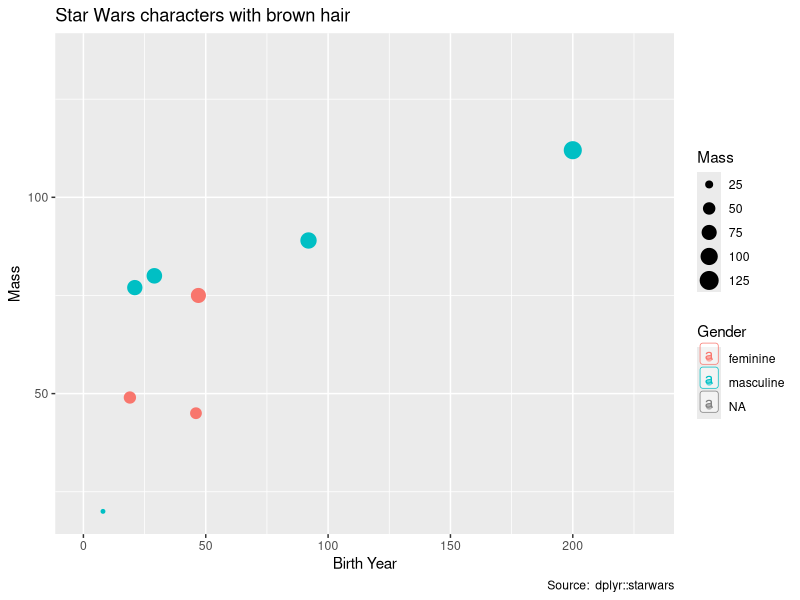

Write R code to recreate this figure.
## ---- chunk 1
library(tidyverse)
## ---- chunk 2
starwars
## ---- chunk 3
starwars %>% 
  select(name, height, mass)

starwars %>% 
  select(ends_with("_color"))     # select helpers
  
starwars %>% 
  select_if(is.numeric)

starwars %>% 
  select(height, weight = mass, films, everything())

starwars %>% 
  select(4, 8:10, 1, everything())
  
## ---- chunk 4
starwars %>% 
  filter(hair_color == "brown")

starwars %>% 
  filter(mass >= 500)

starwars %>% 
  filter(eye_color %in% c("orange", "blue"))

starwars %>% 
  filter(eye_color == "orange" |
           eye_color == "blue")

starwars %>% 
  filter(eye_color == "brown",   #  &
         hair_color == "brown")

starwars %>% 
  drop_na(mass)

starwars %>% 
  filter(is.na(mass))

starwars %>% 
#  filter(name == "Quarsh Panaka") %>% 
#  filter(str_extract(name, "\\w+") == "Quarsh" ) %>% 
  filter(str_extract(name, "(?<=\\s)\\w+") == "Panaka" )
## ---- chunk 5
starwars %>% 
  arrange(height)

starwars %>% 
  arrange(desc(height))

starwars %>% 
  arrange(desc(height), name)

starwars %>% 
  arrange(desc(height), desc(name))
## ---- chunk 6
starwars %>% 
  select_if(is.numeric) %>% 
  mutate(big_number = height + mass + birth_year)
## ---- chunk 7
starwars %>% 
  filter(hair_color == "brown") %>% 
  select(name, hair_color, birth_year, height, mass, gender) %>% 
  ggplot(aes(birth_year, mass)) +
  geom_point(aes(color = gender, size = mass)) +
  geom_text(data = . %>% filter(gender == "male"), 
            aes(label = name), position = "dodge", 
            vjust = -1.2, hjust = 0.1) +
  geom_label(data = . %>% filter(gender == "female"), 
            aes(label = name, color = gender), 
            alpha = 0.4,
            position = "dodge", 
            vjust = 1.5, hjust = 0.5) +  
  xlim(0, 230) +
  labs(title = "Star Wars characters with brown hair",
       x = "Birth Year", y = "Mass",
       color = "Gender", alpha = "", size = "Mass",
       caption = "Source:  dplyr::starwars")
## ---- chunk 8
starwars %>% 
  count(hair_color, sort = TRUE)
## ---- chunk 9
starwars %>% 
  group_by(hair_color) %>% 
  summarise(total = n()) %>% 
  arrange(desc(total))

starwars %>% 
  group_by(hair_color, gender) %>% 
  summarise(total = n(), 
            min_height = min(height, na.rm = TRUE), 
            max_height= max(height, na.rm = TRUE)) %>% 
  arrange(desc(total))

starwars %>% 
  group_by(hair_color) %>% 
  summarise(total = n()) %>% 
  summarise(grand_total = sum(total))
